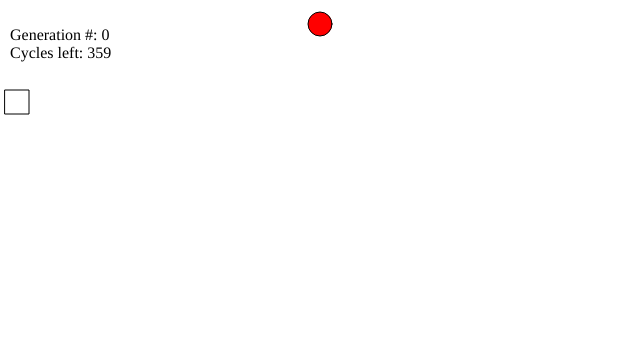
Frame 1 (no input)
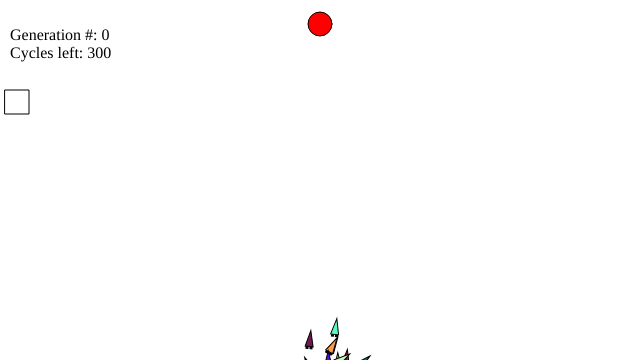
Frame 60 (no input)
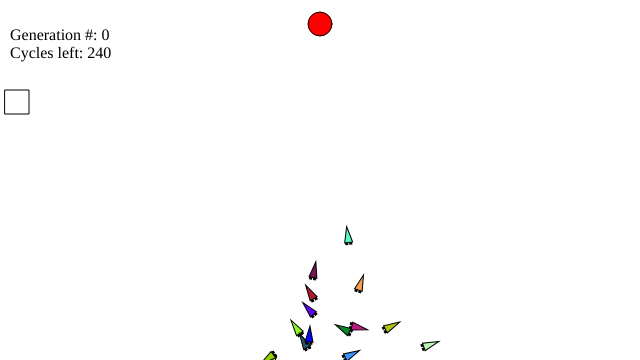
Frame 120 (the mouse pressed at the canvas centre since frame 60)

The p5.js sketch that drew these frames (run headless with seeded random() and noise() and a simulated clock; from frame 60 on, the mouse is pressed at the canvas centre):

// p5.js sketch
// ── sketch.js
/*
    Modified from excercices of "http://natureofcode.com/".
    By:
        Toatzin Padilla Arias
        Mario Ivan Figueroa
    For: Inteligent Systems
*/

var lifetime;  // How long should each generation live

var population;  // Population

var lifeCounter;   // Timer for cycle of generation

var target;        // Target position

var info;

function setup() {
  createCanvas(640, 360);
  // The number of cycles we will allow a generation to live
  lifetime = height;

  // Initialize variables
  lifeCounter = 0;

  target = createVector(width/2, 24);

  // Create a population with a mutation rate, and population max
  var mutationRate = 0.01;
  population = new Population(mutationRate, 30);
  info = createP("");
  info.position(10,10);
}

function draw() {
  background(255);

  // Draw the start and target positions
  fill(255,0,0);
  stroke(0);
  ellipse(target.x,target.y,24,24);


  // If the generation hasn't ended yet
  if (lifeCounter < lifetime) {
    population.live();
    lifeCounter++;
    // Otherwise a new generation
  }
  else {
    lifeCounter = 0;
    population.fitness();
    population.selection();
    population.reproduction();
  }

  // Draw the start and target positions
  var rocket = population.getFitestRocket();
  if(rocket){
      fill(rocket.color[0],rocket.color[1], rocket.color[2]);
  }else{
      fill(255);
  }
  stroke(0);
  rect(5,90,24,24);


  // Display some info
  fill(0);
  if(rocket){
      info.html("Generation #: " + population.getGenerations() + "<br>" +
                "Cycles left: " + (lifetime-lifeCounter) + "<br>"+
                "Max Fitness: " + rocket.getFitness() + "<br>"+
                " From Rocket: " + rocket.id);
  }else{
      info.html("Generation #: " + population.getGenerations() + "<br>" +
                "Cycles left: " + (lifetime-lifeCounter) + "<br>");
  }

}

// ── dna.js
/*
    Modified from excercices of "http://natureofcode.com/".
    By:
        Toatzin Padilla Arias
        Mario Ivan Figueroa
    For: Inteligent Systems
*/

// DNA is an array of vectors

function DNA(newgenes) {
    if (arguments.length > 0) {
        this.genes = newgenes;
    } else {
        // The genetic sequence
        this.genes = [];
        // The maximum strength of the forces
        this.maxforce = 0.2;
        for (var i = 0; i < lifetime; i++) {
          var angle = random(TWO_PI);
          this.genes[i] = p5.Vector.fromAngle(angle);
          this.genes[i].mult(random(0, this.maxforce));
        }
    }

  // CROSSOVER
  // Creates new DNA sequence from two (this & and a partner)
  this.crossover = function(partner) {
    var child = [];
    // Pick a midpoint
    var crossover = floor(random(this.genes.length));
    // Take "half" from one and "half" from the other
    for (var i = 0; i < this.genes.length; i++) {
      if (i > crossover) child[i] = this.genes[i];
      else               child[i] = partner.genes[i];
    }
    var newgenes = new DNA(child);
    return newgenes;
  };

  // Based on a mutation probability, picks a new random Vector
  this.mutate = function(m) {
    for (var i = 0; i < this.genes.length; i++) {
      if (random(1) < m) {
        var angle = random(TWO_PI);
        this.genes[i] = p5.Vector.fromAngle(angle);
        this.genes[i].mult(random(0, this.maxforce));
      }
    }
  };
}

// ── population.js
/*
    Modified from excercices of "http://natureofcode.com/".
    By:
        Toatzin Padilla Arias
        Mario Ivan Figueroa
    For: Inteligent Systems
*/

// A class to describe a population of "creatures"

 // Initialize the population
 function Population(m, num) {
  this.mutationRate = m;              // Mutation rate
  this.population = [];               // Array to hold the current population
  this.matingPool = [];               // ArrayList which we will use for our "mating pool"
  this.generations = 0;               // Number of generations
  this.maxFitness = 9999;
  this.fitestRocket = null;
  //make a new set of creatures
  for (var i = 0; i < num; i++) {
    var location = createVector(width/2,height+20);
    this.population[i] = new Rocket(location, new DNA(), i);
    }

  this.live = function() {
    // Run every rocket
    for (var i = 0; i < this.population.length; i++) {
      this.population[i].run();
    }
  };

  // Calculate fitness for each creature
  this.fitness = function() {
    for (var i = 0; i < this.population.length; i++) {
      this.population[i].calcFitness();
    }
  };

  // Generate a mating pool
  this.selection = function() {
    // Clear the ArrayList
    this.matingPool = [];

    // Calculate total fitness of whole population
    var maxFitness = this.maxFitness = this.getMaxFitness();
    // Calculate fitness for each member of the population (scaled to value between 0 and 1)
    // Based on fitness, each member will get added to the mating pool a certain number of times
    // A higher fitness = more entries to mating pool = more likely to be picked as a parent
    // A lower fitness = fewer entries to mating pool = less likely to be picked as a parent
    for (var i = 0; i < this.population.length; i++) {
      var fitnessNormal = map(this.population[i].getFitness(),0,maxFitness,0,1); // In proportion to max fitness
      var n = floor(fitnessNormal * 100);  // Arbitrary multiplier
    //   console.log("Rocket " + this.population[i].id + " Number of times added: ", n);
      for (var j = 0; j < n; j++) {
        this.matingPool.push(this.population[i]);
      }
    }
  };

  // Making the next generation
  this.reproduction = function() {
    // Refill the population with children from the mating pool
    for (var i = 0; i < this.population.length; i++) {
      // Sping the wheel of fortune to pick two parents
      var m = floor(random(this.matingPool.length));
      var d = floor(random(this.matingPool.length));
      // Pick two parents
      var mom = this.matingPool[m];
      var dad = this.matingPool[d];
      // Get their genes
      var momgenes = mom.getDNA();
      var dadgenes = dad.getDNA();
      // Mate their genes
      var child = momgenes.crossover(dadgenes);
      // Mutate their genes
      child.mutate(this.mutationRate);
      // Fill the new population with the new child
      var location = createVector(width/2,height+20);
      this.population[i] = new Rocket(location, child,i);
    }
    this.generations++;
  };

  this.getGenerations = function() {
    return this.generations;
  };

  this.getMaxFitnessValue = function () {
      return (this.maxFitness==9999? "new" : this.maxFitness);
  }

  this.getFitestRocket = function () {
      return this.fitestRocket;
  }

  // Find highest fitness for the population
  this.getMaxFitness = function() {
    var record = 0;
    for (var i = 0; i < this.population.length; i++) {
      if(this.population[i].getFitness() > record) {
        record = this.population[i].getFitness();
        this.fitestRocket = this.population[i];
      }
    }
    return record;
  };
}

// ── rocket.js
/*
    Modified from excercices of "http://natureofcode.com/".
    By:
        Toatzin Padilla Arias
        Mario Ivan Figueroa
    For: Inteligent Systems
*/

//constructor
function Rocket(l, dna_, id) {
  // All of our physics stuff
  this.acceleration = createVector();
  this.velocity = createVector();
  this.position = l.copy();
  // Size
  this.r = 4;
  // Fitness and DNA
  this.fitness = 0;
  this.dna = dna_;
  // To count which force we're on in the genes
  this.geneCounter = 0;
  this.color = (function () {
      var arr = [];
      arr.push(random(0, 255));
      arr.push(random(0, 255));
      arr.push(random(0, 255));
      return arr;
  })();
  this.id = id;

  this.hitTarget = false;   // Did I reach the target

  // Fitness function
  // fitness = one divided by distance squared
  this.calcFitness = function() {
    var d = dist(this.position.x, this.position.y, target.x, target.y);
    this.fitness = pow(1/d, 2);
  };

  // Run in relation to all the obstacles
  // If I'm stuck, don't bother updating or checking for intersection
  this.run = function() {
    this.checkTarget(); // Check to see if we've reached the target
    if (!this.hitTarget) {
      this.applyForce(this.dna.genes[this.geneCounter]);
      this.geneCounter = (this.geneCounter + 1) % this.dna.genes.length;
      this.update();
    }
    this.display();
  };

  // Did I make it to the target?
  this.checkTarget = function() {
    var d = dist(this.position.x, this.position.y, target.x, target.y);
    if (d < 12) {
      this.hitTarget = true;
    }
  };

  this.applyForce = function(f) {
    this.acceleration.add(f);
  };

  this.update = function() {
    this.velocity.add(this.acceleration);
    this.position.add(this.velocity);
    this.acceleration.mult(0);
  };

  this.display = function() {
    var theta = this.velocity.heading() + PI/2;
    var r = this.r;
    stroke(0);
    push();
    translate(this.position.x, this.position.y);
    rotate(theta);

    // Thrusters
    rectMode(CENTER);
    fill(0);
    rect(-r/2, r*2, r/2, r);
    rect(r/2, r*2, r/2, r);

    // Rocket body
    fill(this.color[0],this.color[1],this.color[2]);
    beginShape(TRIANGLES);
    vertex(0, -r*2);
    vertex(-r, r*2);
    vertex(r, r*2);
    endShape(CLOSE);

    pop();
  };

  this.getFitness = function() {
    return this.fitness;
  };

  this.getDNA = function() {
    return this.dna;
  };
}
